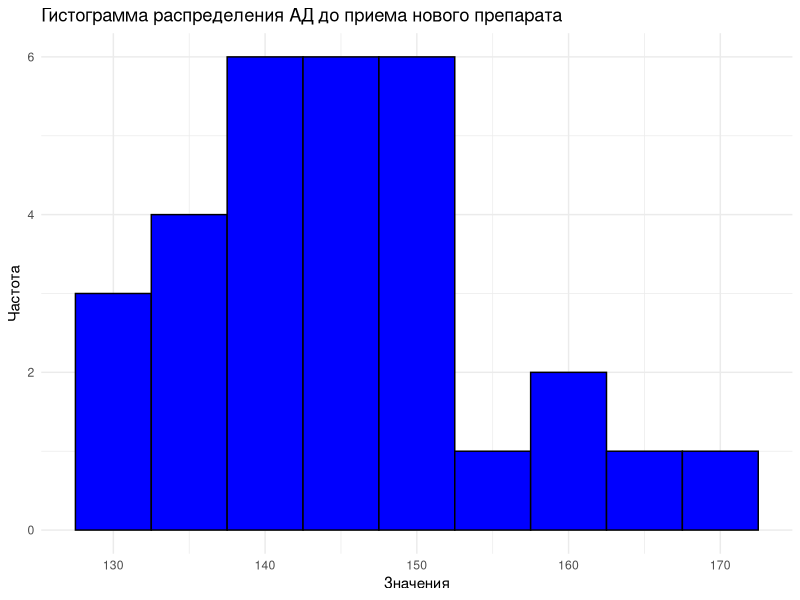
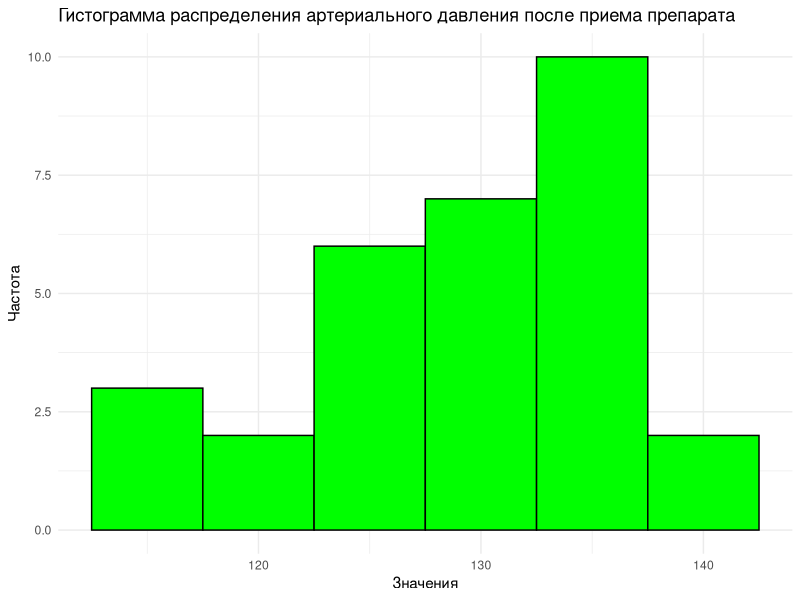
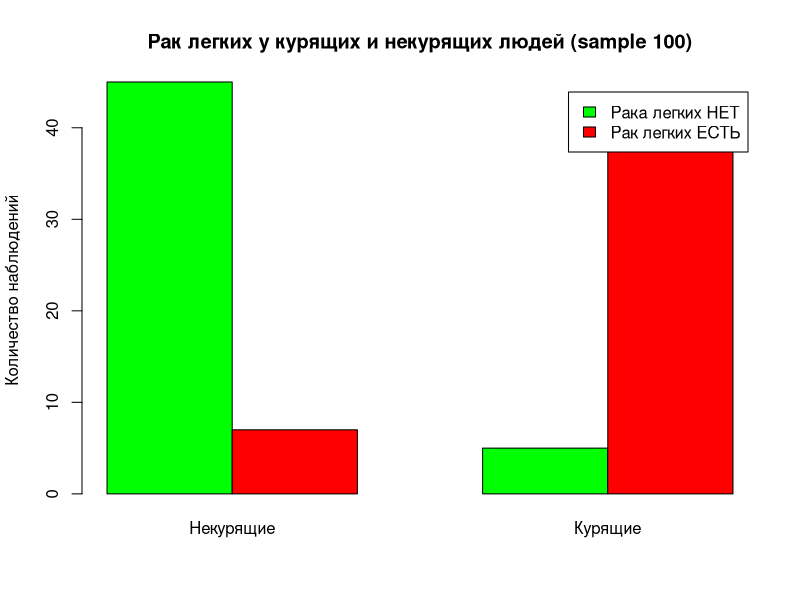
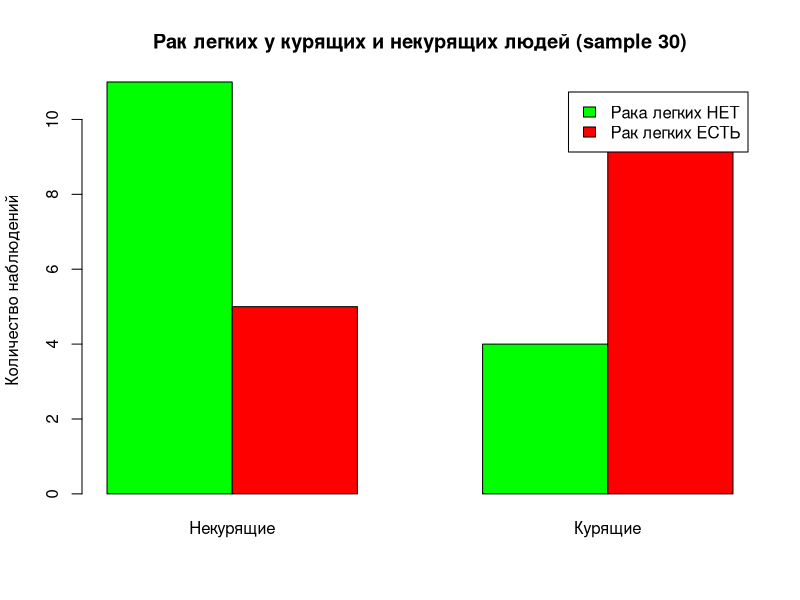
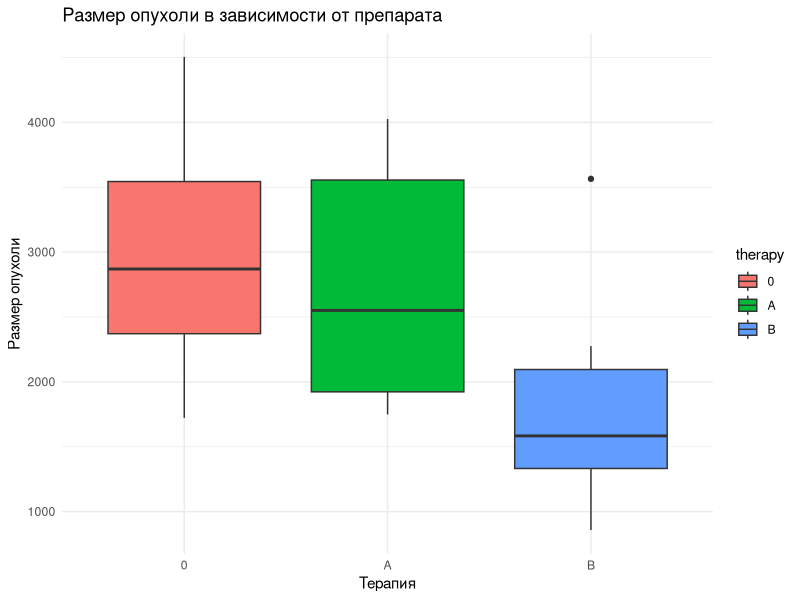

The R script that drew these images, in order:
## ---- chunk 1
library(ggplot2)
library(tidyverse)
library(car)
## ---- chunk 2
set.seed(11)
sample_size <- 30
mean_pressure_before <- 150  
mean_pressure_after <- 130 

sd_pressure <- 14
pressure_before <- rnorm(sample_size, mean_pressure_before, sd_pressure)

sd_pressure_after <- 8
pressure_after <- rnorm(sample_size, mean_pressure_after, sd_pressure_after)

pressure <- data.frame(Pressure_Before = pressure_before,
                            Pressure_After = pressure_after)
head(pressure)
## ---- chunk 3
ggplot(pressure, aes(x = Pressure_Before)) +
  geom_histogram(binwidth = 5,fill = "blue", color = "black") +
  labs(title = "Гистограмма распределения АД до приема нового препарата", x = "Значения", y = "Частота") +
  theme_minimal()
## ---- chunk 4
ggplot(pressure, aes(x = Pressure_After)) +
  geom_histogram(binwidth = 5, fill = "green", color = "black") +
  labs(title = "Гистограмма распределения артериального давления после приема препарата", x = "Значения", y = "Частота") +
  theme_minimal()
## ---- chunk 5
shapiro.test(pressure$Pressure_Before)
shapiro.test(pressure$Pressure_After)
## ---- chunk 6
mean(pressure$Pressure_Before)
mean(pressure$Pressure_After)
t.test(pressure$Pressure_Before, pressure$Pressure_After, paired = TRUE)
## ---- chunk 7
alpha = 0.05
qt(1 - alpha/2, df = 29)
## ---- chunk 8
sample_size1 <- 100
smoking_status <- rep(c(1, 0), each = (sample_size1 / 2))

set.seed(11) 
cancer_smoker <- rbinom((sample_size1 / 2), 1, 0.8)
cancer_nonsmoker <- rbinom((sample_size1 / 2), 1, 0.2)

sum_cancer <- c(cancer_smoker, cancer_nonsmoker)
sample100 <- data.frame(Smoking = smoking_status,
                        SumCancer = sum_cancer)

head(sample100)
## ---- chunk 9
sample_size2 <- 30
smoking_status <- rep(c(1, 0), each = (sample_size2 / 2))

set.seed(15) 
cancer_smoker <- rbinom((sample_size2 / 2), 1, 0.8)
cancer_nonsmoker <- rbinom((sample_size2 / 2), 1, 0.2)

sum_cancer <- c(cancer_smoker, cancer_nonsmoker)

sample30 <- data.frame(Smoking = smoking_status,
                        SumCancer = sum_cancer)

head(sample30)
## ---- chunk 10
barplot(table(sample100$Smoking, sample100$SumCancer), beside = TRUE,
        col = c("green", "red"), legend = c("Рака легких НЕТ", "Рак легких ЕСТЬ"),
        names.arg = c("Некурящие", "Курящие"), main = "Рак легких у курящих и некурящих людей (sample 100)",
        ylab = "Количество наблюдений")

## ---- chunk 11
barplot(table(sample30$Smoking, sample30$SumCancer), beside = TRUE,
        col = c("green", "red"), legend = c("Рака легких НЕТ", "Рак легких ЕСТЬ"),
        names.arg = c("Некурящие", "Курящие"), main = "Рак легких у курящих и некурящих людей (sample 30)",
        ylab = "Количество наблюдений")
## ---- chunk 12
contingency_table100 <- table(sample100$Smoking, sample100$SumCancer)
fisher_test100 <- fisher.test(contingency_table100, alternative = "greater")
fisher_test100
## ---- chunk 13
contingency_table30 <- table(sample30$Smoking, sample30$SumCancer)
fisher_test_result30 <- fisher.test(contingency_table30, alternative = "greater")
fisher_test_result30
## ---- chunk 14
set.seed(30)
sample_size <- 60

mean_treat <- 4
sd_treat <- 2
mean_diet <- 4
sd_diet <- 2

treat_group <- round(rnorm(sample_size, mean_treat, sd_treat))
diet_group <- round(rnorm(sample_size, mean_diet, sd_diet))

treat <- data.frame(New_method = treat_group,
                            Diet = diet_group)
head(treat)
## ---- chunk 15
result <- wilcox.test(treat_group, diet_group, alternative = "two.sided", exact = FALSE)
result
## ---- chunk 16
tumor <- tibble(
  therapy = c(rep("0", 10), rep("A", 10), rep("B", 10)),
  value = c(rep(3213, 10), rep(2687, 10), rep(2423, 10))
) %>%
  mutate(therapy = factor(therapy, levels = c("0", "A", "B")))
tumor$value <- tumor$value + rnorm(30, 0, 760)
## ---- chunk 17
ggplot(tumor, aes(x = therapy, y = value, fill = therapy)) +
  geom_boxplot() +
  labs(title = "Размер опухоли в зависимости от препарата", x = "Терапия", y = "Размер опухоли") +
  theme_minimal()
## ---- chunk 18
aov_model <- aov(value ~ therapy, data = tumor)
summary(aov_model)
## ---- chunk 19
tukey_results <- TukeyHSD(aov_model, confV.level = 0.95)
print(tukey_results)
